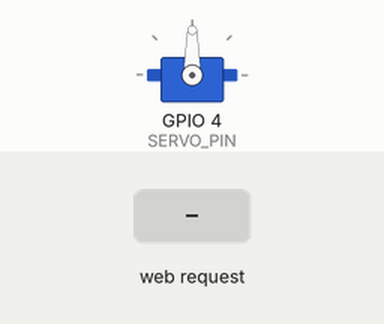
A program run on a simulated ESP32-C3. Parts: servo. Inputs (shaded band) come from the test bench. WiFi joins after 1.5 s; servers stay silent unless stated; storage starts empty; what the program prints to the serial monitor is not drawn.

Above: at 4.2 s.
4.3 s: HTTP request GET /api/servo?angle=1 received
At 5.4 s:
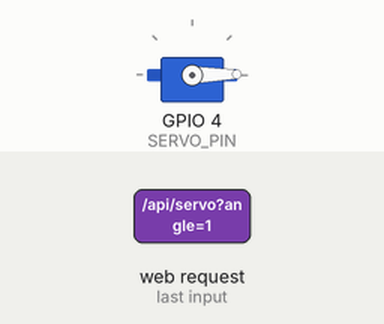
5.8 s: HTTP request GET /api/servo?angle=120 received
At 6.5 s:
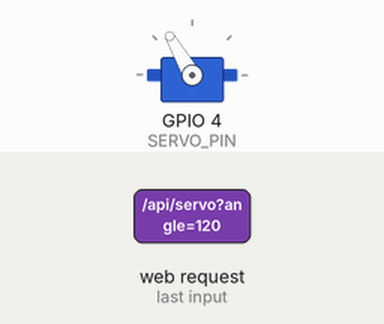
Timing chart, 0 to 8.8 s (numbered marks = the images above; inputs shaded):
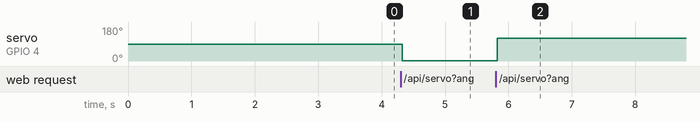

The program:

main.cpp
```cpp
#include <Arduino.h>
#include <WiFi.h>
#include <ESPAsyncWebServer.h>
#include <LittleFS.h>
#include <ESP32Servo.h>

const char* SSID = "PLDTHOMEFIBRVv6PH";
const char* PASSWORD = "PLDTWIFI2nCrH";

// --- HARDWARE PINOUT ---
const int SERVO_PIN = 4; // GPIO 4 connected to SG90 Signal wire

Servo steeringServo;
AsyncWebServer server(80);

void setup() {
    Serial.begin(115200);
    delay(1000);

    // 1. Initialize ESP32-C3 PWM timers for Servo
    ESP32PWM::allocateTimer(0);
    ESP32PWM::allocateTimer(1);
    steeringServo.setPeriodHertz(50);
    steeringServo.attach(SERVO_PIN, 500, 2400);
    steeringServo.write(90); // Center at boot

    // 2. Initialize LittleFS File System
    if (!LittleFS.begin(true)) {
        Serial.println("Error mounting LittleFS!");
        return;
    }

    // 3. Connect to Wi-Fi
    WiFi.persistent(false);
    WiFi.disconnect(true);
    delay(500);
    WiFi.mode(WIFI_STA);
    WiFi.begin(SSID, PASSWORD);

    Serial.print("Connecting to Wi-Fi");
    while (WiFi.status() != WL_CONNECTED) {
        delay(500);
        Serial.print(".");
    }
    Serial.println("\nConnected!");
    Serial.print("Game Dashboard IP: http://");
    Serial.println(WiFi.localIP());

    // 4. API Endpoint to update Servo Angle from Web Dashboard
    server.on("/api/servo", HTTP_GET, [](AsyncWebServerRequest *request) {
        if (request->hasParam("angle")) {
            String val = request->getParam("angle")->value();
            int angle = constrain(val.toInt(), 0, 180);
            steeringServo.write(angle);
            request->send(200, "text/plain", "OK");
        } else {
            request->send(400, "text/plain", "Missing angle param");
        }
    });

    // 5. Serve Web Files from /data folder
    server.serveStatic("/", LittleFS, "/").setDefaultFile("index.html");

    server.begin();
}

void loop() {
    // Web server runs asynchronously in background
}
```

Measured:
- after the input at 4.3 s, servo on GPIO 4 (SERVO_PIN): 90° → 1° at once
- after the input at 5.8 s, servo on GPIO 4 (SERVO_PIN): 1° → 120° at once
